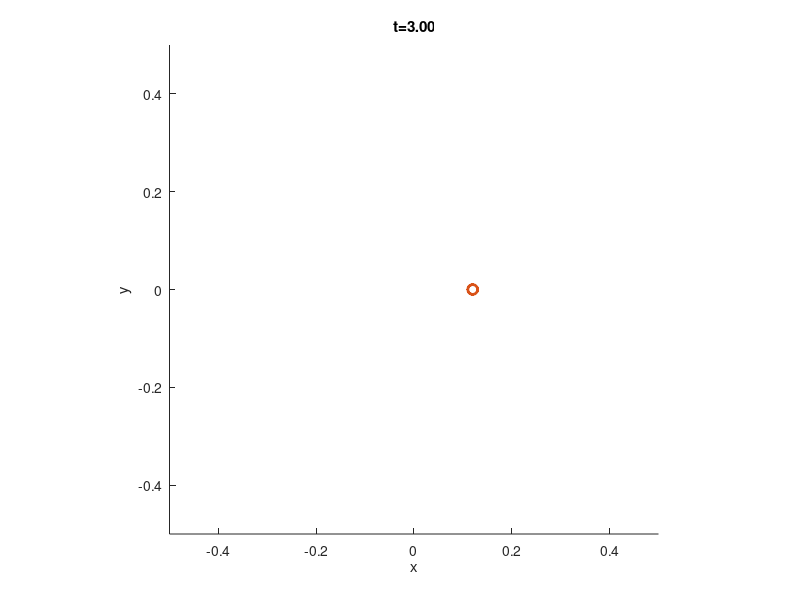

MATLAB code to generate this figure:
%% Parameters

% Hoop
m_hoop = 1; % kg
R_hoop = 0.24; % m
I_hoop = m_hoop*R_hoop^2;

% Person
R_person = 0.01; % m
mu = 0.1; % [/]

% Elliptical input
a = R_hoop/2; % m       Length of x-axis limits
b = R_hoop/2; % m       Length of y-axis limits
dth = 2*pi; % rad/sec   Traversal speed

%% Forward simulation
% From person to hoop

t_lim = [0; 3];
dt = 0.01;
t = t_lim(1):dt:t_lim(2);
N = length(t);

% Generate ellipse
ang = t*dth;
p_person = [a*cos(ang);     b*sin(ang)];            % [x, y] X N
v_person = [-a*sin(ang);    b*cos(ang)]*dth;        % [dx, dy] X N
a_person = [-a*cos(ang);    -b*sin(ang)]*dth*dth;   % [ddx, ddy] X N





% State

% [th, r, dth, dr] of hoop

% Start here:
% Fix contact point
% Choose force within friction cone




% Init hoop states
p_hoop = zeros([3 N]);      % [x, y, phi] x N
v_hoop = zeros([3 N]);      % [dx, dy, dphi] x N

% Set initial state of hoop
p_hoop(1:2, 1) = p_person(:,1) + [R_person - R_hoop; 0];

% Iterate for timesteps
for i = 1:N



    % TODO: This loop is broken
    % It should use person trajectory to update hoop positions
    % While maintaining contact

    % My idea was that the interaction point supplies some force
    % To accelerate the hoop in the same direction as the person
    % And, a torque is applied about the center of the hoop according to
    % this acceleration vector of the person

    % 1. I don't think this is dynamically correct
    % 2. Torque hard :(



    % Find contact point, assuming contact
    % HP = p_person(:,i) - p_hoop(1:2,i);
    % HP_hat = HP / norm(HP);
    % contact_point = R_hoop*HP_hat + p_hoop(1:2,i);

    % Force calc
    % F_c = m_hoop * a_person(:,i);


    phi = p_hoop(3, i);
    F_c = [10*cos(phi); 10*sin(phi)];



    % Moment calc
    tau_c = mu*10*R_hoop;


    
    % Update hoop state
    v_hoop(1:2, i+1) = dt*F_c/m_hoop + v_hoop(1:2,i);
    v_hoop(3, i+1) = dt*tau_c/I_hoop + v_hoop(3,i);
    p_hoop(:, i+1) = p_hoop(:,i) + dt*v_hoop(:,i+1);

end

%% Backward simulation
% From hoop to person

% TODO? Lol

%% Display

% Prepare plot handles
hold on
h_hoop = plot([0],[0],'LineWidth',2);
h_person = plot([0],[0],'LineWidth',2);

xlabel('x'); ylabel('y');
h_title = title('t=0.0s');

axis equal
axis([-0.5 0.5 -0.5 0.5]);

% Precompute geometries
th = 0:pi/50:2*pi;
person_circle_x = R_person*cos(th);
person_circle_y = R_person*sin(th);
hoop_circle_x = R_hoop*cos(th);
hoop_circle_y = R_hoop*sin(th);

% For visualization purposes
sim_speed = 0.05;

% Step through and update animation
for i = 1:N
    set(h_title,'String',  sprintf('t=%.2f',t(i)) ); % update title
    
    set(h_person,'XData', person_circle_x + p_person(1,i));
    set(h_person,'YData', person_circle_y + p_person(2,i));
    
    set(h_hoop,'XData', hoop_circle_x + p_hoop(1,i));
    set(h_hoop,'YData', hoop_circle_y + p_hoop(2,i));

    pause(dt/sim_speed)
end
